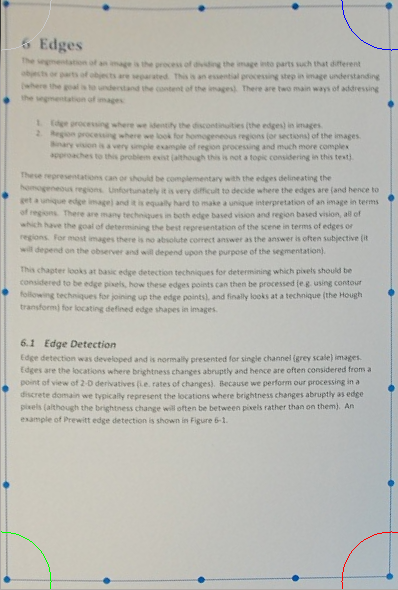
//> input picture lab3/Samples/good_transform_pic_1.png, 398 x 590 px
$ ./lab3 Samples/good_transform_pic_1.png   (built with g++ and OpenCV 4)
//> lines starting //> are read from the running program, lines starting //| are printed output that depends on the picture; after the words box and inside, x2 and y2 are one past the last pixel; in counts of white or black regions, pixels touching at a corner belong together
#include "opencv2/highgui/highgui.hpp"
#include "opencv2/imgproc/imgproc.hpp"
#include <iostream>
#include <stdio.h>
#include <vector>
#include "opencv2/nonfree/nonfree.hpp"
#include "opencv2/features2d/features2d.hpp"
#include <cmath>

using namespace std;
using namespace cv;

bool in_image_bounds(Mat& image, int x, int y){
    return (x >= 0 && x <= image.rows && y >= 0 && y <= image.cols);
}

// [16 lines left out: function delete_pixel_and_neighbours, not called in this run]

void remove_large_clusters(Mat binary, int radius){
    for (int i = radius; i < binary.rows - radius-1; i++){
        for (int j = radius; j < binary.cols-radius; j++){
            bool left, right, top, bottom;
            left = binary.at<uchar>(i-radius, j);
            right = binary.at<uchar>(i+radius, j);
            top = binary.at<uchar>(i, j-radius);
            bottom = binary.at<uchar>(i, j+radius);
            if (left && right && top && bottom){
                delete_pixel_and_neighbours(binary, i, j);
            }
        }
    }
}

Point2f * get_border_rigt_bottom_left_top(vector<Point2f> points){
    Point2f * corners = (Point2f*)malloc(sizeof(Point2f)*4);
    corners[0] = points[0]; // right
    corners[1] = points[0]; // bottom
    corners[2] = points[0]; // left
    corners[3] = points[0]; // top

    for (size_t i=0; i<points.size(); i++){
        Point2f point = points[i];
        int x = point.x;
        int y = point.y;
        if (x > corners[0].x){ // right
            corners[0] = point;
        }
        if (x < corners[1].x){ // bottom
            corners[1] = point;
        }
        if (y > corners[2].y){ // left
            corners[2] = point;
        }
        if (y < corners[3].y){ // top
            corners[3] = point;
        }
    }
    return corners;
}

Point2f * get_border(Mat binary, int radius, int min){
    vector<Point2f> points;
    vector<Point2f> valid_points;
    Mat top_corner, right;
    int border = 50;
    Rect roi_top_left(0,0,250,binary.rows);
    top_corner = binary(roi_top_left);
    top_corner.setTo(Scalar(0,0,0));

    Rect roi_right(binary.cols-300,0,300,binary.rows);
    right = binary(roi_right);
    right.setTo(Scalar(0,0,0));

    for (int row=border; row < binary.rows-border-min; row++){
        for (int col=border; col < binary.cols-border-min; col++){
            if (binary.at<uchar>(row,col)){
                points.push_back(Point2f(col,row));
            }
        }
    }
    for (size_t i=0; i<points.size(); i++){
        for (size_t j=0; j<points.size(); j++){
            if (j != i){
                int dX0 = points[i].x;
                int dY0 = points[i].y;
                int dX1 = points[j].x;
                int dY1 = points[j].y;
                int dist = sqrt((dX1 - dX0)*(dX1 - dX0) + (dY1 - dY0)*(dY1 - dY0));
                if (dist > min && dist < radius){
                    valid_points.push_back(points[i]);
                    break;
                }
            }
        }
    }
    Point2f * border_points = get_border_rigt_bottom_left_top(valid_points);
    return border_points;
}

Mat get_border_dots(Mat image){
    Mat only_blue = image.clone();
    Mat hls, hsv,grey, binary, no_clusters, only_blue_bgr;

    cvtColor(image, hls, CV_BGR2HLS);
    cvtColor(image, hsv, CV_BGR2HSV);

    for (int row = 0; row < hls.rows; row ++){
        for (int col = 0; col < hls.cols; col ++){
            int hue = hls.at<Vec3b>(row,col)[0];
            int lum = hls.at<Vec3b>(row,col)[1];
            int sat = hls.at<Vec3b>(row,col)[2];
            int val = hsv.at<Vec3b>(row,col)[2];
            if ( hue  <= 110 && hue >= 90 && sat >= 50 && lum <= 160 && val > 120){
            } else {
                for (int channels = 0; channels < only_blue.channels(); channels ++){
                    only_blue.at<Vec3b>(row,col)[channels] = 0;
                }
            }
        }
    }
    cvtColor(only_blue, only_blue_bgr, CV_HLS2BGR);
    cvtColor(only_blue_bgr, grey, CV_BGR2GRAY);
    threshold(grey, binary, 200, 255, CV_THRESH_BINARY | CV_THRESH_OTSU);

    remove_large_clusters(binary, 20);

    return binary;
}

// [87 lines left out: functions get_border_rectangle, perspective_transformation, sharpen_image, count_pixels_in_rows, not called in this run]

int main( int argc, char** argv )
{
    Mat image, transformed, border_dots, houghed, sharpened, compared;
    string filename;

    vector<string> templates;
    for (int i=1; i< argc; i++){
        filename = argv[i];
        if (filename.substr(0,14).compare("pageimagefiles") == 0){
            templates.push_back(filename);
        }
    }

    assert((argc >= 2) && "Not enough arguments");
    namedWindow("Lab3", CV_WINDOW_AUTOSIZE );

    for (int i = 1; i < argc; i++){
        filename = argv[i];
        if (filename.substr(0,14).compare("pageimagefiles") != 0){
            cout << "Filename: " << filename << endl;
            image = imread(filename, CV_LOAD_IMAGE_COLOR);
//> image is the input picture: 590 rows x 398 cols, CV_8UC3; mean B, G, R 178.3, 185.1, 185.2
            border_dots = get_border_dots(image);
//> in get_border_dots, `cvtColor(image, hls, CV_BGR2HLS);`: hls: 590 rows x 398 cols, CV_8UC3; mean of channels 0, 1, 2 37.7, 182.2, 17.7
//> in get_border_dots, `cvtColor(image, hsv, CV_BGR2HSV);`: hsv: 590 rows x 398 cols, CV_8UC3; mean H, S, V 37.8, 13.6, 187
//> after the loop in get_border_dots, `for (int row = 0; row < hls.rows; row ++)`:
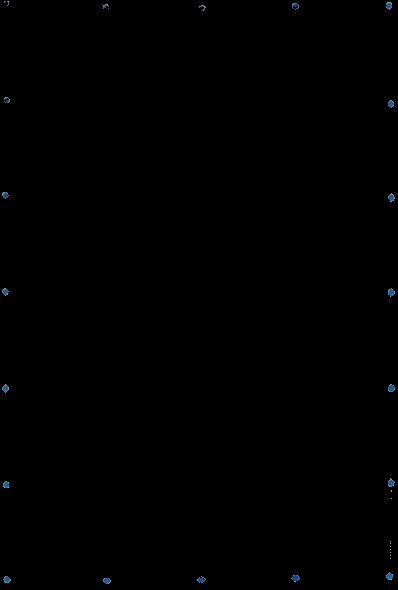
//> only_blue: 590 rows x 398 cols, CV_8UC3; mean B, G, R 0.4, 0.3, 0.2
//> in get_border_dots, `threshold(grey, binary, 200, 255, CV_THRESH_BINARY | CV_THRESH_OTSU);`:
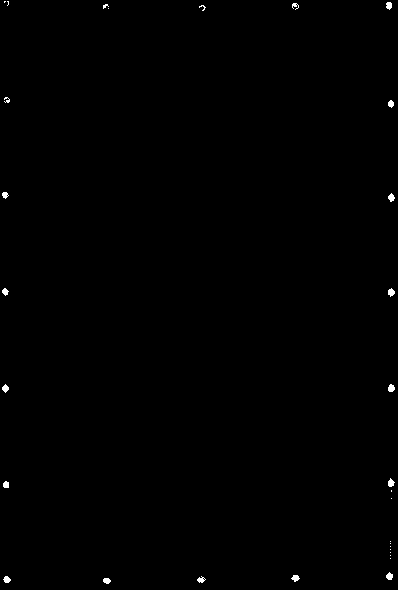
//> binary: 590 rows x 398 cols, CV_8UC1; 0.29% white; 31 white regions (14 under 20 px), largest, box (x1, y1, x2, y2) and area: (388, 384, 395, 392) 43, (388, 288, 395, 297) 42, (388, 478, 395, 487) 41
            Point2f * points = get_border(border_dots, 200, 40);
//> in get_border, `top_corner = binary(roi_top_left);`:
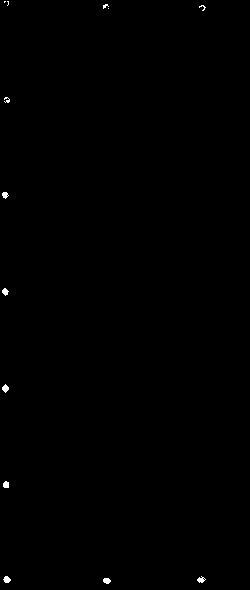
//> top_corner: 590 rows x 250 cols, CV_8UC1; 0.21% white; 13 white regions (5 under 20 px), largest, box (x1, y1, x2, y2) and area: (2, 384, 9, 393) 39, (3, 576, 11, 583) 39, (103, 578, 111, 584) 37
//> in get_border, `top_corner.setTo(Scalar(0,0,0));`: top_corner: 590 rows x 250 cols, CV_8UC1; 0.21% of pixels changed, all inside (x1, y1, x2, y2) = (2, 1, 206, 584)
//> in get_border, `right = binary(roi_right);`:
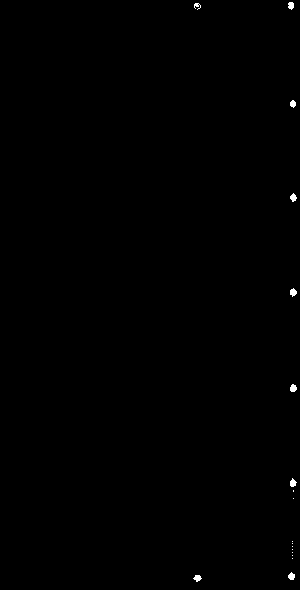
//> right: 590 rows x 300 cols, CV_8UC1; 0.2% white; 18 white regions (9 under 20 px), largest, box (x1, y1, x2, y2) and area: (290, 384, 297, 392) 43, (290, 288, 297, 297) 42, (290, 478, 297, 487) 41
//> in get_border, `right.setTo(Scalar(0,0,0));`: right: 590 rows x 300 cols, CV_8UC1; 0.2% of pixels changed, all inside (x1, y1, x2, y2) = (193, 2, 297, 582)
//> (the run ends here: the program crashes, at `corners[0] = points[0];`)
